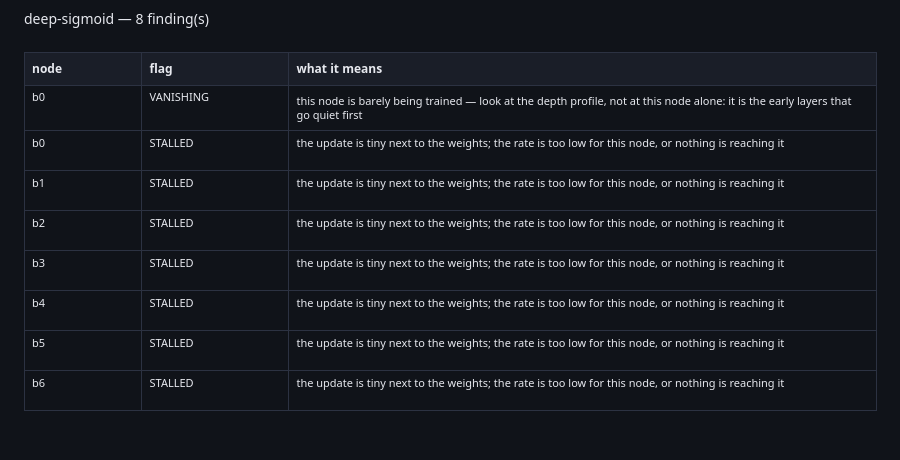

Notebook source saved alongside this figure:
### Markdown cell above
The last two layers sit on the line and the first seven are between four and
nine orders below it. That number is the cheapest signal in the whole audit,
and the original framework measured it without ever saying anything about it.

### Code cell
flags(store, run="deep-sigmoid")

### Figure 1 — Plotly figure (JSON) as saved in the notebook; plotly's stock layout.template omitted (floating-point values rounded to 4 significant figures)
{"data": [{"cells": {"align": "left", "fill": {"color": "#101319"}, "font": {"color": "#e7e9ef", "size": 11}, "height": 40, "line": {"color": "#2c3242"}, "values": [["b0", "b0", "b1", "b2", "b3", "b4", "b5", "b6"], ["VANISHING", "STALLED", "STALLED", "STALLED", "STALLED", "STALLED", "STALLED", "STALLED"], ["this node is barely being trained — look at the depth profile, not at this node alone: it is the early layers that go quiet first", "the update is tiny next to the weights; the rate is too low for this node, or nothing is reaching it", "the update is tiny next to the weights; the rate is too low for this node, or nothing is reaching it", "the update is tiny next to the weights; the rate is too low for this node, or nothing is reaching it", "the update is tiny next to the weights; the rate is too low for this node, or nothing is reaching it", "the update is tiny next to the weights; the rate is too low for this node, or nothing is reaching it", "the update is tiny next to the weights; the rate is too low for this node, or nothing is reaching it", "the update is tiny next to the weights; the rate is too low for this node, or nothing is reaching it"]]}, "columnwidth": [0.8, 1.0, 4.0], "header": {"align": "left", "fill": {"color": "#1a1e28"}, "font": {"color": "#e7e9ef", "size": 12}, "height": 30, "line": {"color": "#2c3242"}, "values": ["<b>node</b>", "<b>flag</b>", "<b>what it means</b>"]}, "type": "table"}], "layout": {"font": {"color": "#e7e9ef", "family": "system-ui, -apple-system, Segoe UI, Roboto, sans-serif", "size": 12}, "height": 460, "hoverlabel": {"align": "left", "bgcolor": "#1a1e28", "bordercolor": "#2c3242", "font": {"color": "#e7e9ef", "family": "system-ui, -apple-system, Segoe UI, Roboto, sans-serif"}}, "legend": {"bgcolor": "rgba(0,0,0,0)", "font": {"color": "#868ea3"}, "orientation": "h", "x": 1, "xanchor": "right", "y": 1.02, "yanchor": "bottom"}, "margin": {"b": 16, "l": 24, "r": 24, "t": 52}, "paper_bgcolor": "#101319", "plot_bgcolor": "#101319", "title": {"font": {"size": 14}, "text": "deep-sigmoid — 8 finding(s)", "x": 0, "xanchor": "left", "xref": "paper", "y": 0.97, "yanchor": "top"}}}
